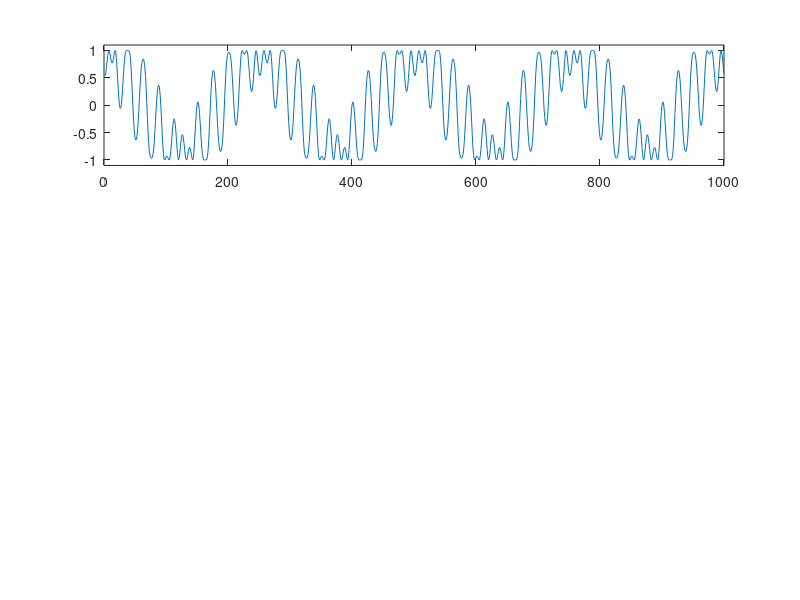

MATLAB code for this plot:
x = zeros(1,1000);
for i = 1:1000
    x(i) = cos((2*pi*(i-1)/250) + cos(2*pi*(i-1)/25));
end
subplot(3,1,1)
plot(x);

axis([0 1000 -1.1 1.1])